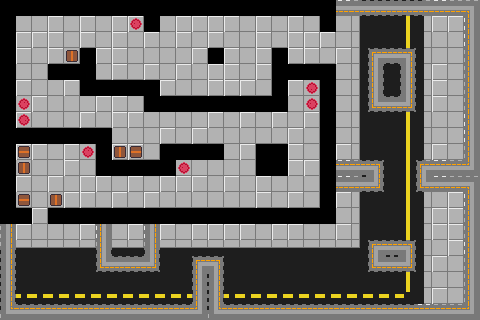

This game map was drawn from its Tiled (.tmx) file and the tilesets committed beside it. A one-line description and the full map source follow:
An orthogonal 30x20 tile map with 16x16 px tiles, 3 tile layers (ground, Props, walls).

<map version="1.8" tiledversion="1.8.4" orientation="orthogonal" renderorder="right-down" width="30" height="20" tilewidth="16" tileheight="16" infinite="0" nextlayerid="5" nextobjectid="1">
 <tileset firstgid="1" source="tileset.tsx" />
 <layer id="1" name="ground" width="30" height="20">
  <data encoding="csv">
3,3,4,4,4,3,4,4,4,4,4,4,4,4,3,4,4,4,4,4,3,4,18,5,5,6,20,4,3,3,
4,3,3,4,3,4,3,4,4,3,3,4,4,4,4,3,4,3,4,3,3,3,18,5,5,6,20,4,4,4,
4,4,4,4,3,4,3,4,3,4,3,4,3,4,3,3,4,3,4,4,4,3,18,5,5,6,20,3,3,4,
3,4,3,4,3,4,4,4,3,3,3,3,4,3,4,3,4,3,4,4,3,4,18,5,5,6,20,3,3,3,
3,3,3,4,3,4,3,4,3,4,3,4,3,4,4,3,4,3,4,4,4,3,18,5,5,6,20,4,3,3,
4,4,3,3,4,4,4,4,3,4,4,3,3,4,4,4,3,4,4,3,4,3,18,5,5,6,20,4,3,3,
4,3,4,3,3,3,4,4,3,3,4,3,3,4,4,3,3,3,3,3,3,3,18,5,5,6,20,4,3,3,
4,4,3,3,3,4,3,4,4,3,3,3,3,4,3,4,3,4,3,4,4,3,18,5,5,6,20,3,3,4,
3,4,4,4,4,4,3,3,3,3,4,3,4,3,3,3,3,3,4,3,3,3,18,5,5,6,20,3,3,4,
4,4,4,3,4,3,3,4,4,3,3,4,3,3,3,4,3,3,4,3,3,4,18,5,5,6,20,4,3,3,
4,3,3,3,4,3,4,3,4,3,4,3,3,3,3,3,4,3,4,4,4,4,18,5,5,6,20,4,3,3,
4,4,3,4,3,4,4,3,4,3,4,4,4,3,4,3,4,3,3,3,3,4,18,5,5,6,20,4,3,3,
4,3,3,3,4,4,3,4,3,4,3,3,3,3,3,3,4,3,4,3,3,4,18,5,5,6,20,3,4,4,
4,3,4,4,4,4,3,4,4,4,3,3,4,3,3,3,3,4,4,4,3,3,18,5,5,6,20,4,4,3,
3,4,3,3,3,4,4,3,4,4,4,3,4,4,4,4,3,4,4,3,3,4,18,5,5,6,20,4,4,3,
19,19,19,19,19,19,19,19,19,19,19,19,19,19,19,19,19,19,19,19,19,19,23,5,5,6,20,3,4,4,
5,5,5,5,5,5,5,5,5,5,5,5,5,5,5,5,5,5,5,5,5,5,5,5,5,6,20,4,3,3,
5,5,5,5,5,5,5,5,5,5,5,5,5,5,5,5,5,5,5,5,5,5,5,5,5,6,20,3,3,3,
17,17,17,17,17,17,17,17,17,17,17,17,17,17,17,17,17,17,17,17,17,17,17,17,17,14,20,4,3,3,
21,21,21,21,21,21,21,21,21,21,21,21,21,21,21,21,21,21,21,21,21,21,21,21,21,21,4,3,3,4
</data>
 </layer>
 <layer id="2" name="Props" width="30" height="20">
  <data encoding="csv">
0,0,0,0,0,0,0,0,0,0,0,0,0,0,0,0,0,0,0,0,0,26,26,26,26,26,26,26,26,31,
0,0,0,0,0,0,0,0,38,0,0,0,0,0,0,0,0,0,0,0,0,0,0,0,0,0,0,0,0,28,
0,0,0,0,0,0,0,0,0,0,0,0,0,0,0,0,0,0,0,0,0,0,0,0,0,0,0,0,0,28,
0,0,0,0,1610612775,0,0,0,0,0,0,0,0,0,0,0,0,0,0,0,0,0,0,34,27,35,0,0,0,28,
0,0,0,0,0,0,0,0,0,0,0,0,0,0,0,0,0,0,0,0,0,0,0,28,0,29,0,0,0,28,
0,0,0,0,0,0,0,0,0,0,0,0,0,0,0,0,0,0,0,1610612774,0,0,0,28,0,29,0,0,0,28,
0,2684354598,0,0,0,0,0,0,0,0,0,0,0,0,0,0,0,0,0,38,0,0,0,37,26,36,0,0,0,28,
0,3221225510,0,0,0,0,0,0,0,0,0,0,0,0,0,0,0,0,0,0,0,0,0,0,0,0,0,0,0,28,
0,0,0,0,0,0,0,0,0,0,0,0,0,0,0,0,0,0,0,0,0,0,0,0,0,0,0,0,0,28,
0,39,0,0,0,2684354598,0,1610612775,39,0,0,0,0,0,0,0,0,0,0,0,0,0,0,0,0,0,0,0,0,28,
0,1610612775,0,0,0,0,0,0,0,0,0,38,0,0,0,0,0,0,0,0,0,27,27,35,0,0,34,27,27,32,
0,0,0,0,0,0,0,0,0,0,0,0,0,0,0,0,0,0,0,0,0,26,26,36,0,0,37,26,26,31,
0,3221225511,0,2684354599,0,0,0,0,0,0,0,0,0,0,0,0,0,0,0,0,0,0,0,0,0,0,0,0,0,28,
0,0,0,0,0,0,0,0,0,0,0,0,0,0,0,0,0,0,0,0,0,0,0,0,0,0,0,0,0,28,
29,0,0,0,0,0,28,0,0,29,0,0,0,0,0,0,0,0,0,0,0,0,0,0,0,0,0,0,0,28,
29,0,0,0,0,0,28,0,0,29,0,0,0,0,0,0,0,0,0,0,0,0,0,34,27,35,0,0,0,28,
29,0,0,0,0,0,37,26,26,36,0,0,34,35,0,0,0,0,0,0,0,0,0,37,26,36,0,0,0,28,
29,0,0,0,0,0,0,0,0,0,0,0,28,29,0,0,0,0,0,0,0,0,0,0,0,0,0,0,0,28,
29,0,0,0,0,0,0,0,0,0,0,0,28,29,0,0,0,0,0,0,0,0,0,0,0,0,0,0,0,28,
33,27,27,27,27,27,27,27,27,27,27,27,32,33,27,27,27,27,27,27,27,27,27,27,27,27,27,27,27,32
</data>
 </layer>
 <layer id="3" name="walls" width="30" height="20">
  <data encoding="csv">
1,1,1,1,1,1,1,1,1,1,1,1,1,1,1,1,1,1,1,1,1,0,0,0,0,0,0,0,0,0,
1,0,0,0,0,0,0,0,0,1,0,0,0,0,0,0,0,0,0,0,1,0,0,0,0,0,0,0,0,0,
1,0,0,0,0,0,0,0,0,0,0,0,0,0,0,0,0,0,0,0,0,0,0,0,0,0,0,0,0,0,
1,0,0,0,0,1,0,0,0,0,0,0,0,1,0,0,0,1,0,0,0,0,0,0,0,0,0,0,0,0,
1,0,0,1,1,1,0,0,0,0,0,0,0,0,0,0,0,1,1,1,1,0,0,0,0,0,0,0,0,0,
1,0,0,0,0,1,1,1,1,1,0,0,0,0,0,0,0,1,0,0,1,0,0,0,0,0,0,0,0,0,
1,0,0,0,0,0,0,0,0,1,1,1,1,1,1,1,1,1,0,0,1,0,0,0,0,0,0,0,0,0,
1,0,0,0,0,0,0,0,0,0,0,0,0,0,0,0,0,0,0,0,1,0,0,0,0,0,0,0,0,0,
1,1,1,1,1,1,1,0,0,0,0,0,0,0,0,0,0,0,0,0,1,0,0,0,0,0,0,0,0,0,
1,0,0,0,0,0,1,0,0,0,1,1,1,1,0,0,1,1,0,0,1,0,0,0,0,0,0,0,0,0,
1,0,0,0,0,0,1,1,1,1,1,0,0,0,0,0,1,1,0,0,1,0,0,0,0,0,0,0,0,0,
1,0,0,0,0,0,0,0,0,0,0,0,0,0,0,0,0,0,0,0,1,0,0,0,0,0,0,0,0,0,
1,0,0,0,0,0,0,0,0,0,0,0,0,0,0,0,0,0,0,0,1,0,0,0,0,0,0,0,0,0,
1,1,0,1,1,1,1,1,1,1,1,1,1,1,1,1,1,1,1,1,1,0,0,0,0,0,0,0,0,0,
0,0,0,0,0,0,0,0,0,0,0,0,0,0,0,0,0,0,0,0,0,0,0,0,0,0,0,0,0,0,
0,0,0,0,0,0,0,0,0,0,0,0,0,0,0,0,0,0,0,0,0,0,0,0,0,0,0,0,0,0,
0,0,0,0,0,0,0,0,0,0,0,0,0,0,0,0,0,0,0,0,0,0,0,0,0,0,0,0,0,0,
0,0,0,0,0,0,0,0,0,0,0,0,0,0,0,0,0,0,0,0,0,0,0,0,0,0,0,0,0,0,
0,0,0,0,0,0,0,0,0,0,0,0,0,0,0,0,0,0,0,0,0,0,0,0,0,0,0,0,0,0,
0,0,0,0,0,0,0,0,0,0,0,0,0,0,0,0,0,0,0,0,0,0,0,0,0,0,0,0,0,0
</data>
 </layer>
</map>
